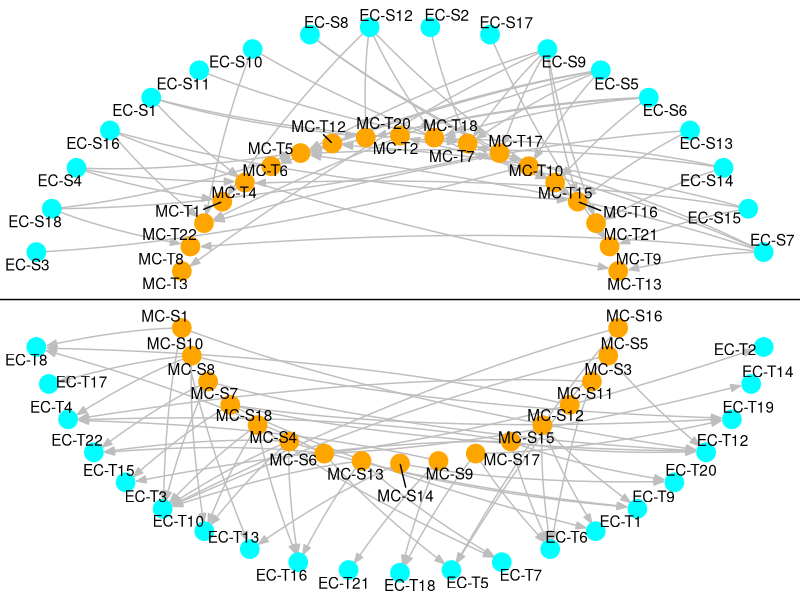
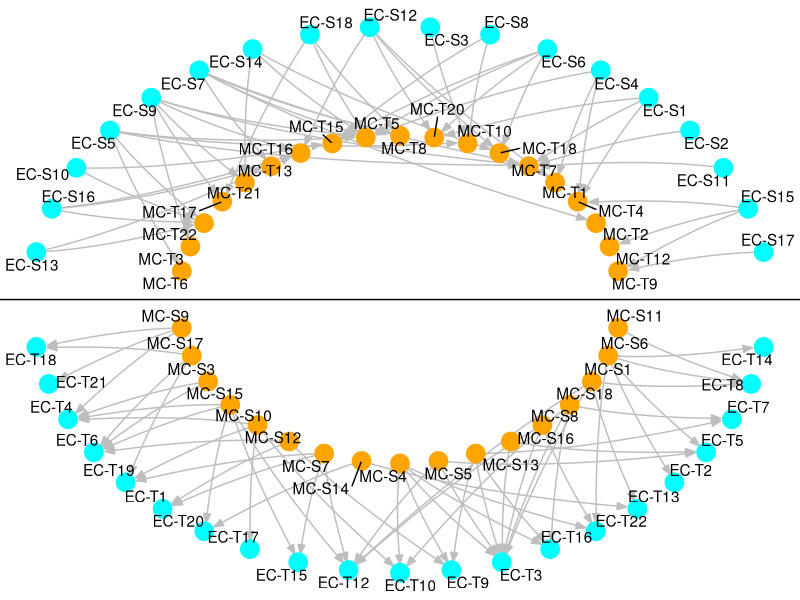

The R source for these figures, in order:
options(stringsAsFactors = F)
rm(list = ls())

# given source-target network 
# output order of source and target for layout
getForceOrder <- function(net, iter = 100, seed = 666){
  source <- unique(net[,1])
  target <- unique(net[,2])
  nodes <- c(source, target)
  set.seed(seed)
  xy <- data.frame(x = sample(x = 1:length(nodes), size = length(nodes), replace = F),
                   y = 1, row.names = nodes)
  xy[target, 'y'] <- -1 # target_y = -1, source_y = 1
  
  kk <- (max(xy[,1]) - min(xy[,1]))/length(nodes)
  ka <- 100*kk
  kr <- kk
  max_disp <- 8
  # fa <- function(d, k){return(d^2/k)}
  # fr <- function(d, k){return(k^2/d)}
  mod <- function(d){abs(d[1])}
  for(i in 1:iter){
    # initial pos displacement
    u_disp = data.frame(x = rep(0, length(nodes)),
                        y = rep(0, length(nodes)), 
                        row.names = nodes)
    # repulsive 
    for(i in source){
      for(j in source){
        if(i == j) next()
        d <- xy[i,1] - xy[j,1]
        if(d == 0) d <- 1 # in case d==0
        u_disp[i,1] = u_disp[i,1] + (kr^2)/d
      }
    }
    for(i in target){
      for(j in target){
        if(i == j) next()
        d <- xy[i,1] - xy[j,1]
        if(d == 0) d <- 1 # in case d==0
        u_disp[i,1] = u_disp[i,1] + (kr^2)/d
      }
    }
    # attraction
    for(k in 1:nrow(net)){
      u <- net[k,1]
      v <- net[k,2]
      d <- xy[v,1] - xy[u,1]
      u_disp[u,1] = u_disp[u,1] + sign(d)*(d^2)/ka
      u_disp[v,1] = u_disp[v,1] - sign(d)*(d^2)/ka
    }
    
    for(l in nodes){
      u_disp_l <- mod(u_disp[l,])
      if(u_disp_l > max_disp)
        u_disp[l,1] <- u_disp[l,1]*max_disp/u_disp_l
      xy[l,1] = xy[l,1] + u_disp[l,1]
    }
  }
  #return(xy)
  return(list(source[order(xy[source,1])], 
              target[order(xy[target,1])]))
}

# Plot source-target network as the top and bottom semocircles
circleInteractionBetween2CellType <- function(pair_inner_as_source, 
                                              pair_inner_as_target, 
                                              above_horizon_degree = c(5, 10),
                                              inner_r ,
                                              outer_r,
                                              size = 1, target_r = 0.01*size,
                                              nodes_order = c('force-directed','manual', 'random', "asis", "abc"),
                                              random_seed = 666,
                                              force_iter = 100,
                                              manual_order = list(up_inner = NULL,
                                                                  up_outer = NULL,
                                                                  dn_inner = NULL,
                                                                  dn_outer = NULL),
                                              link.curvature = 0.5, link.angle = 90, link.ncp = 5){
  # inner_type outer_type is charactor
  # pair_inner_as_* is data.frame with 2 columns (source, target)
  # nodes_order : asis is implemented, others to be done
  # I didnot consider  genes which can be ligand and receptor stimulatory
  nodes_order <- nodes_order[1]
  if(nodes_order == "random"){
    permutateRow <- function(x){
      x[sample(1:nrow(x), nrow(x), replace = F),]
    }
    set.seed(random_seed)
    pair_inner_as_target <- permutateRow(pair_inner_as_target)
    pair_inner_as_source <- permutateRow(pair_inner_as_source)
  }
  if(nodes_order == "abc"){
    pair_inner_as_target <- pair_inner_as_target[order(pair_inner_as_target[,2], pair_inner_as_target[,1]),]
    pair_inner_as_source <- pair_inner_as_source[order(pair_inner_as_source[,1], pair_inner_as_source[,2]),]
  }
  up_inner <- unique(pair_inner_as_target[,2])
  up_outer <- unique(pair_inner_as_target[,1])
  dn_inner <- unique(pair_inner_as_source[,1])
  dn_outer <- unique(pair_inner_as_source[,2])
  if(nodes_order == 'manual'){
    up_inner <- manual_order$up_inner
    up_outer <- manual_order$up_outer
    dn_inner <- manual_order$dn_inner
    dn_outer <- manual_order$dn_outer
  }
  
  if(nodes_order == 'force_directed'){
    tmp <- getForceOrder(net = pair_inner_as_target, iter = force_iter, seed = random_seed)
    up_inner <- tmp[[2]]
    up_outer <- tmp[[1]]
    tmp <- getForceOrder(net = pair_inner_as_source, iter = force_iter, seed = random_seed)
    dn_inner <- tmp[[1]]
    dn_outer <- tmp[[2]]
  }
  
  getXY <- function(items = NULL, from = 0, to = 180, r = 1){
    deg_iv <- seq(from = from*pi/180, to = to*pi/180, length.out = length(items))
    return(data.frame(items = items, x = r*cos(deg_iv), y = r*sin(deg_iv)))
  }
  
  xy_up_inner <- getXY(up_inner, above_horizon_degree[1], 180 - above_horizon_degree[1], r = inner_r)
  xy_dn_inner <- getXY(dn_inner, above_horizon_degree[1] + 180, 360 - above_horizon_degree[1], r = inner_r)
  xy_up_outer <- getXY(up_outer, above_horizon_degree[2], 180 - above_horizon_degree[2], r = outer_r)
  xy_dn_outer <- getXY(dn_outer, above_horizon_degree[2] + 180, 360 - above_horizon_degree[2],  r = outer_r)
  
  getLinks <- function(source_target, xy_source, xy_target, target_r){
    source_target <- as.data.frame(source_target)
    links = as.data.frame(cbind(
      xy_source[match(source_target[,1], xy_source[,1]), c(2, 3)],
      xy_target[match(source_target[,2], xy_target[,1]), c(2, 3)]
    ))
    colnames(links) <- c("x", "y", "xend", "yend")
    
    # shrink for arrow head
    xend <- links$xend + target_r*(links$x-links$xend)/sqrt((links$y-links$yend)^2 + (links$x-links$xend)^2)
    yend <- links$yend + target_r*(links$y-links$yend)/sqrt((links$y-links$yend)^2 + (links$x-links$xend)^2)
    links$xend <- xend
    links$yend <- yend
    return(links)
  }
  
  library(ggplot2)
  library(ggrepel)
  ggplot() +
    geom_curve(mapping = aes(x = x, y = y, xend = xend, yend = yend), color = "grey",
               data = getLinks(pair_inner_as_target, xy_up_outer, xy_up_inner, target_r = target_r),
               arrow = arrow(angle = 20, length = unit(0.1, "inches"),type = 'closed'),
               curvature = -link.curvature, angle = link.angle, ncp = link.ncp) +
    geom_point(mapping = aes(x, y), size = size, color = 'cyan', data = xy_up_outer) +
    geom_point(mapping = aes(x, y), size = size, color = "orange", data = xy_up_inner) +
    geom_text_repel(mapping = aes(x, y, label = items), data = xy_up_outer) +
    geom_text_repel(mapping = aes(x, y, label = items), data = xy_up_inner) +
    geom_curve(mapping = aes(x = x, y = y, xend = xend, yend = yend),  color = "grey",
               data = getLinks(pair_inner_as_source, xy_dn_inner, xy_dn_outer, target_r = target_r),
               arrow = arrow(angle = 20, length = unit(0.1, "inches"),type = 'closed'),
               curvature = -link.curvature, angle = link.angle, ncp = link.ncp) +
    geom_point(mapping = aes(x, y), size = size, color = "orange", data = xy_dn_inner) +
    geom_point(mapping = aes(x, y), size = size, color = 'cyan', data = xy_dn_outer) +
    geom_text_repel(mapping = aes(x, y, label = items), data = xy_dn_inner) +
    geom_text_repel(mapping = aes(x, y, label = items), data = xy_dn_outer) +
    geom_hline(yintercept = 0) +
    #    coord_fixed(ratio = 1) +
    theme_void()
}

# generage random source-target network for illustration
generate_net <- function(source, target, n_links = round(sqrt(length(source) * length(target))*3), seed = 666){
  set.seed(seed)
  return(unique(data.frame(source = sample(source, size = n_links, replace = T),
                           target = sample(target, size = n_links, replace = T))))
}
up_net <- generate_net(paste0("MC-S", 1:18), paste0("EC-T", 1:22), seed = 111)
dn_net <- generate_net(paste0("EC-S", 1:18), paste0("MC-T", 1:22), seed = 222)

circleInteractionBetween2CellType(inner_r = 1.2, outer_r = 2,  above_horizon_degree = c(10,10), 
                                  pair_inner_as_source = up_net, 
                                  pair_inner_as_target = dn_net,
                                  link.curvature = -0.1, link.angle = 30, link.ncp = 20,size = 6,
                                  nodes_order = 'random',  random_seed = 888)
circleInteractionBetween2CellType(inner_r = 1.2, outer_r = 2,  above_horizon_degree = c(10,10), 
                                  pair_inner_as_source = up_net, 
                                  pair_inner_as_target = dn_net,
                                  link.curvature = -0.1, link.angle = 30, link.ncp = 20,size = 6,
                                  nodes_order = 'force_directed',  
                                  force_iter = 100,
                                  random_seed = 888)
